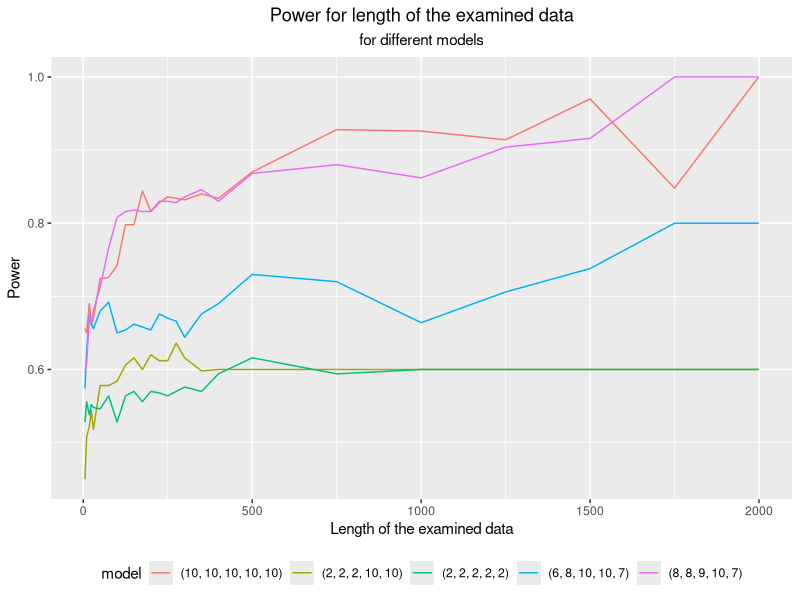
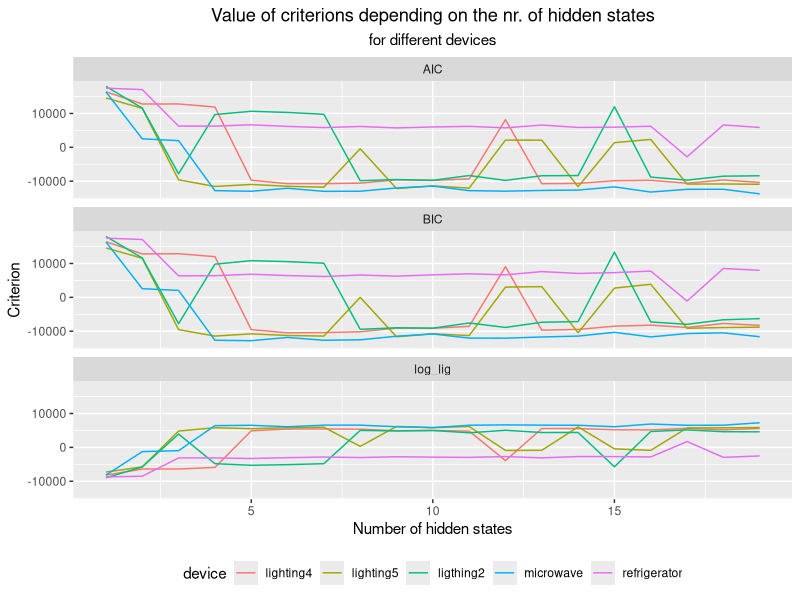
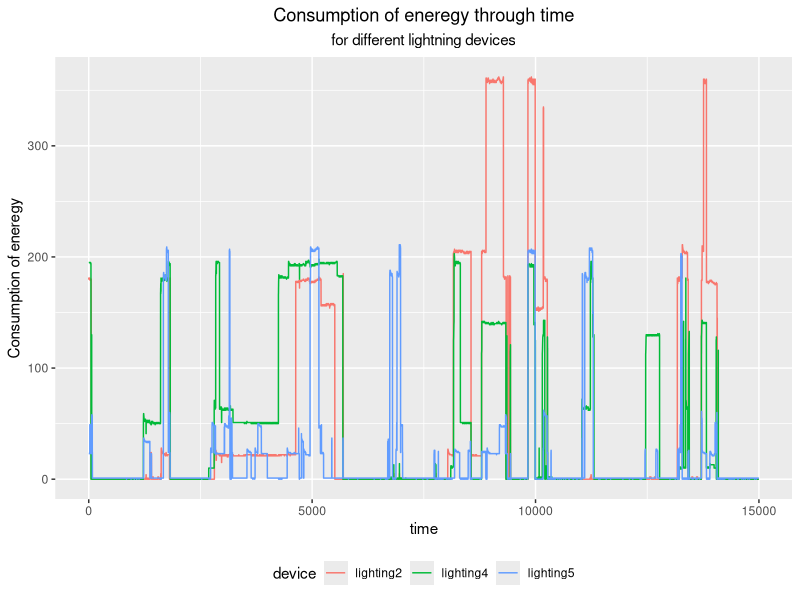
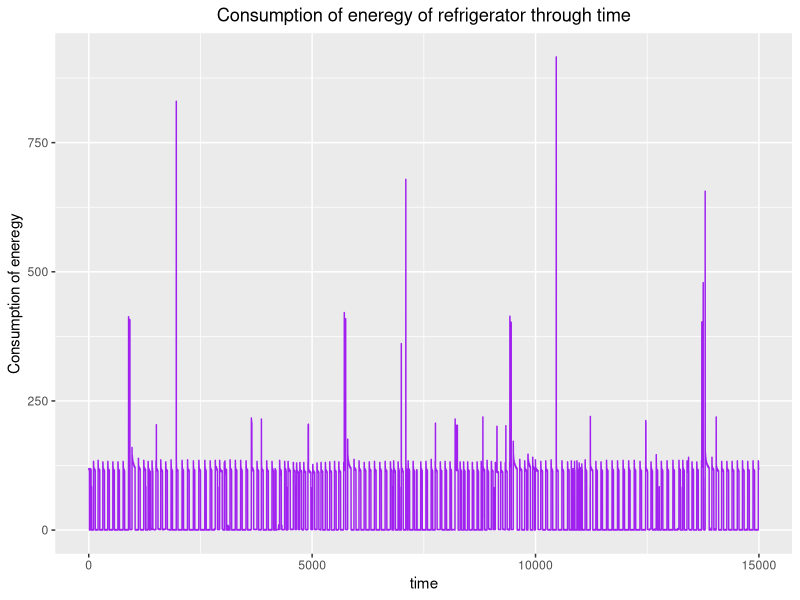
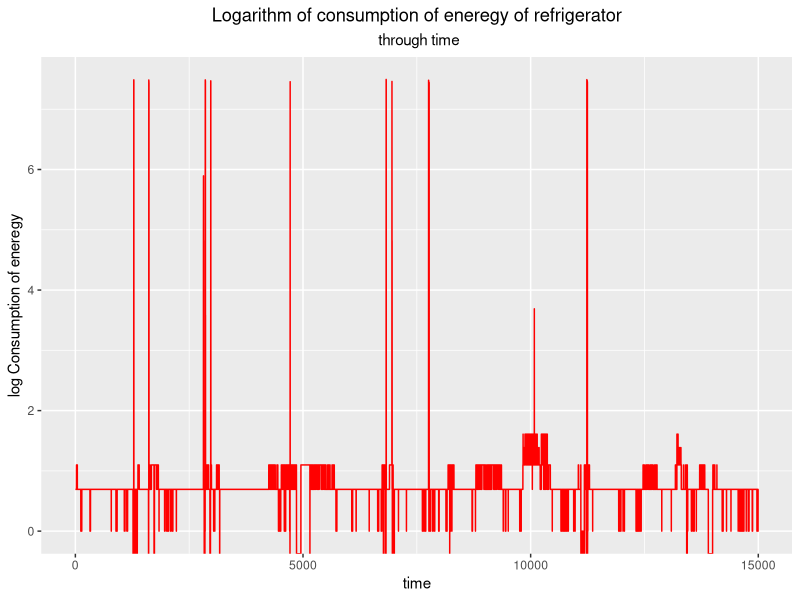

Write the R code that produced these figures, in order.
library(ggplot2)
setwd(dirname(rstudioapi::getActiveDocumentContext()$path))
dane1 = data.frame(read.csv("dane_na_wykresy.csv",header = T))
dane1$power <-as.numeric(dane1$power)
dane1$length <-as.numeric(dane1$length)

ggplot(dane1,aes(x=length,y=power,col = model))+geom_line()+   
  labs(x = "Length of the examined data", y = "Power", title = "Power for length of the examined data",
       subtitle = "for different models")+
  theme(plot.title = element_text(hjust = 0.5),
        plot.subtitle = element_text(hjust = 0.5),
        legend.position = "bottom")


dane2 = data.frame(read.csv("dane_na_wykresy_2.csv",header = T))

dane2$n <-as.numeric(dane2$n)
dane2$value <-as.numeric(dane2$value)

ggplot(dane2,aes(x=n,y=value,col = device))+geom_line()+facet_wrap(~kryt,ncol = 1)+   
  labs(x = "Number of hidden states", y = "Criterion", title = "Value of criterions depending on the nr. of hidden states",
       subtitle = "for different devices")+
  theme(plot.title = element_text(hjust = 0.5),
        plot.subtitle = element_text(hjust = 0.5),
        legend.position = "bottom")



### prady  

prady <-(read.csv("house3_5devices_train.csv",header = T))
n <- length(prady[,1])
dan<-rbind(
  cbind(1:n,prady[,2],"lighting2"),
  cbind(1:n,prady[,3],"lighting5"),
  cbind(1:n,prady[,4],"lighting4"),
  cbind(1:n,prady[,5],"refrigerator"),
  cbind(1:n,prady[,6],"microwave")
)
prady<-data.frame(dan)
colnames(prady)<-c("time","amount","device")
prady$time <-as.numeric(prady$time)
prady$amount <-as.numeric(prady$amount)

ggplot(subset(prady,prady$device!="refrigerator" & prady$device!="microwave"),
       aes(x=time,y=amount,col = device))+geom_line()+   
  labs(x = "time", y = "Consumption of eneregy", title = "Consumption of eneregy through time",
       subtitle = "for different lightning devices")+
  theme(plot.title = element_text(hjust = 0.5),
        plot.subtitle = element_text(hjust = 0.5),
        legend.position = "bottom")

ggplot(subset(prady,prady$device=="refrigerator"),
       aes(x=time,y=amount))+geom_line(col = "purple")+   
  labs(x = "time", y = "Consumption of eneregy", title = "Consumption of eneregy of refrigerator through time")+
  theme(plot.title = element_text(hjust = 0.5),
        plot.subtitle = element_text(hjust = 0.5),
        legend.position = "bottom")

ggplot(subset(prady,prady$device=="microwave"),
       aes(x=time,y=log(amount)))+geom_line(col = "red")+   
  labs(x = "time", y = "log Consumption of eneregy", title = "Logarithm of consumption of eneregy of refrigerator",
       subtitle = " through time")+
  theme(plot.title = element_text(hjust = 0.5),
        plot.subtitle = element_text(hjust = 0.5),
        legend.position = "bottom")
